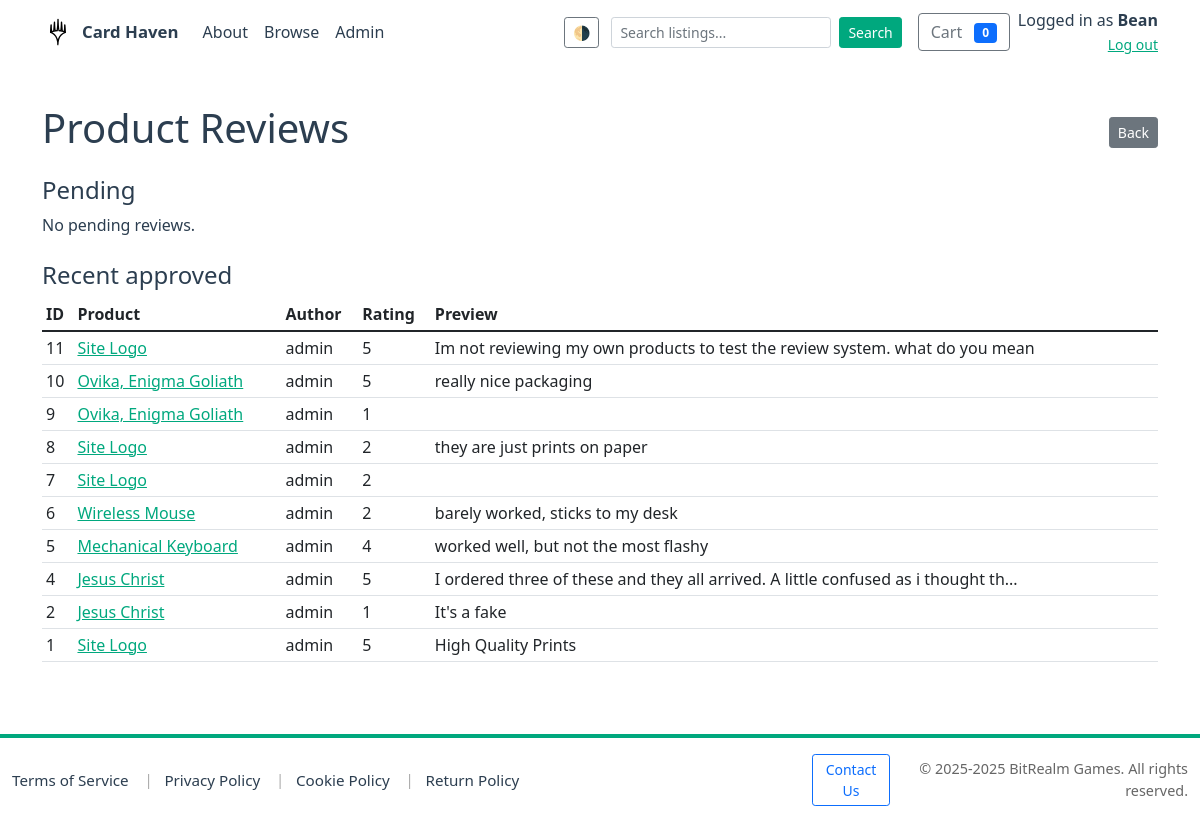
The page /admin/reviews (signed in) on the database its author committed.
### models.py (models this page shows, shortened)
class User(db.Model):
    __tablename__ = 'users'
    id = db.Column(db.Integer, primary_key=True)
    username = db.Column(db.String(150), unique=True, nullable=False)
    email = db.Column(db.String(255), unique=True, nullable=False)
    password_hash = db.Column(db.String(255), nullable=False)
    is_admin = db.Column(db.Boolean, default=False)
    is_seller = db.Column(db.Boolean, default=False)
    business_name = db.Column(db.String(255))
    seller_description = db.Column(db.Text)
    rating = db.Column(db.Float, default=0.0)
    total_sales = db.Column(db.Integer, default=0)
    logo_url = db.Column(db.String(512))
    created_at = db.Column(db.DateTime, default=datetime.utcnow)
    products = db.relationship('Product', back_populates='seller', lazy='dynamic')
    orders = db.relationship('Order', back_populates='buyer', lazy='dynamic')

class Review(db.Model):
    __tablename__ = 'reviews'
    id = db.Column(db.Integer, primary_key=True)
    product_id = db.Column(db.Integer, db.ForeignKey('products.id'), nullable=False)
    user_id = db.Column(db.Integer, db.ForeignKey('users.id'), nullable=True)
    title = db.Column(db.String(255))
    body = db.Column(db.Text)
    rating = db.Column(db.Integer, nullable=False)
    status = db.Column(db.String(50), default='pending')
    created_at = db.Column(db.DateTime, default=datetime.utcnow)
    product = db.relationship('Product')
    author = db.relationship('User')

class Product(db.Model):
    __tablename__ = 'products'
    id = db.Column(db.Integer, primary_key=True)
    seller_id = db.Column(db.Integer, db.ForeignKey('users.id'), nullable=True)
    title = db.Column(db.String(255), nullable=False)
    description = db.Column(db.Text)
    price = db.Column(db.Float, nullable=False)
    stock = db.Column(db.BigInteger)
    image_url = db.Column(db.String(1024))
    created_at = db.Column(db.DateTime, default=datetime.utcnow)
    is_active = db.Column(db.Boolean, default=True)
    category_id = db.Column(db.Integer, db.ForeignKey('categories.id'), nullable=True)
    rating = db.Column(db.Float, default=0.0)
    seller = db.relationship('User', back_populates='products')
    category = db.relationship('Category', back_populates='legacy_products')
    categories = db.relationship('Category', secondary=product_categories, back_populates='products', lazy='dynamic')
    order_items = db.relationship('OrderItem', back_populates='product', lazy='dynamic')

### app.py (the view)
@app.route('/admin/reviews')
@admin_required
def admin_reviews():
    conn = get_db_connection()
    cur = conn.cursor()
    cur.execute("SELECT r.id, r.product_id, r.title, r.body, r.rating, r.created_at, u.username AS author, p.title AS product_title FROM reviews r LEFT JOIN users u ON r.user_id = u.id LEFT JOIN products p ON r.product_id = p.id WHERE r.status = 'pending' ORDER BY r.created_at DESC")
    pending = cur.fetchall()
    cur.execute("SELECT r.id, r.product_id, r.title, r.body, r.rating, r.created_at, u.username AS author, p.title AS product_title FROM reviews r LEFT JOIN users u ON r.user_id = u.id LEFT JOIN products p ON r.product_id = p.id WHERE r.status = 'approved' ORDER BY r.created_at DESC LIMIT 50")
    approved = cur.fetchall()
    conn.close()
    return render_template('admin/reviews.html', pending=pending, approved=approved)

### app.py (called while the page is built)
def get_db_connection(path=DB_PATH):
    conn = sqlite3.connect(path)
    conn.row_factory = sqlite3.Row
    conn.execute("PRAGMA foreign_keys = ON;")
    try:
        cur = conn.cursor()
        cur.execute("PRAGMA table_info(products)")
        cols = [r['name'] for r in cur.fetchall()]
        if 'is_active' not in cols:
            try:
                cur.execute("ALTER TABLE products ADD COLUMN is_active INTEGER NOT NULL DEFAULT 1")
                conn.commit()
            except Exception:
                pass
    except Exception:
        pass
    return conn

@app.after_request
def set_security_headers(response):
    response.headers.setdefault('X-Frame-Options', 'SAMEORIGIN')
    response.headers.setdefault('X-Content-Type-Options', 'nosniff')
    response.headers.setdefault('Referrer-Policy', 'no-referrer-when-downgrade')
    if 'SSL_ENABLED' in globals() and SSL_ENABLED:
        response.headers.setdefault('Strict-Transport-Security', 'max-age=63072000; includeSubDomains; preload')
    return response

def admin_required(f):
    @wraps(f)
    def decorated(*args, **kwargs):
        uid = session.get('user_id')
        if not uid:
            return redirect(url_for('login', next=request.path))
        conn = get_db_connection()
        cur = conn.cursor()
        cur.execute("SELECT username, is_admin FROM users WHERE id = ?", (uid,))
        u = cur.fetchone()
        conn.close()
        allowed_admin_username = 'Bean'
        has_name_match = bool(u and u['username'] and u['username'].strip().lower() == allowed_admin_username.strip().lower())
        has_admin_flag = bool(u and u['is_admin'])
        if not (has_name_match or has_admin_flag):
            flash("Admin access required.")
            return redirect(url_for('index'))
        return f(*args, **kwargs)
    return decorated

### templates/admin/reviews.html (shortened to what this page needs)
<!doctype html>
<html lang="en">
<head>
  {% include 'head_includes.html' %}
</head>
<body>
  {% include 'navbar.html' %}
  <div class="container my-4">
    <div class="d-flex justify-content-between align-items-center mb-3">
      <h1>Product Reviews</h1>
      <a href="{{ url_for('admin_index') }}" class="btn btn-sm btn-secondary">Back</a>
    </div>
    <div class="mb-4">
      <h4>Pending</h4>
      {% if pending %}
        <table class="table table-striped">
          <thead><tr><th>ID</th><th>Product</th><th>Author</th><th>Rating</th><th>Preview</th><th>Actions</th></tr></thead>
          <tbody>
          {% for r in pending %}
            <tr>
              <td>{{ r['id'] }}</td>
              <td><a href="{{ url_for('product_detail', product_id=r['product_id']) }}">{{ r['product_title'] or 'Product' }}</a></td>
              <td>{{ r['author'] or 'Guest' }}</td>
              <td>{{ r['rating'] }}</td>
              <td>{{ (r['body'] or '')[:80] }}{% if (r['body'] or '')|length > 80 %}...{% endif %}</td>
              <td>
                <form method="post" action="{{ url_for('admin_review_action', review_id=r['id'], action='approve') }}" style="display:inline">
                  <button class="btn btn-sm btn-success">Approve</button>
                </form>
                <form method="post" action="{{ url_for('admin_review_action', review_id=r['id'], action='reject') }}" style="display:inline">
                  <button class="btn btn-sm btn-danger">Reject</button>
                </form>
              </td>
            </tr>
          {% endfor %}
          </tbody>
        </table>
      {% else %}
        <p>No pending reviews.</p>
      {% endif %}
    </div>
    <div class="mb-4">
      <h4>Recent approved</h4>
      {% if approved %}
        <table class="table table-sm">
          <thead><tr><th>ID</th><th>Product</th><th>Author</th><th>Rating</th><th>Preview</th></tr></thead>
          <tbody>
          {% for r in approved %}
            <tr>
              <td>{{ r['id'] }}</td>
              <td><a href="{{ url_for('product_detail', product_id=r['product_id']) }}">{{ r['product_title'] or 'Product' }}</a></td>
              <td>{{ r['author'] or 'Guest' }}</td>
              <td>{{ r['rating'] }}</td>
              <td>{{ (r['body'] or '')[:80] }}{% if (r['body'] or '')|length > 80 %}...{% endif %}</td>
            </tr>
          {% endfor %}
          </tbody>
        </table>
      {% else %}
        <p>No approved reviews found.</p>
      {% endif %}
    </div>
  </div>
  {% include 'footer.html' %}
</body>
</html>

### templates/navbar.html (shortened to what this page needs)
<nav class="navbar navbar-expand-lg mb-3 site-navbar" aria-label="Main navigation">
  <div class="container">
    <a class="navbar-brand d-flex align-items-center" href="{{ url_for('index') }}">
  <img id="site-logo" src="{{ url_for('static', filename='img/logo.svg') }}" alt="Card Haven logo" height="32" class="me-2 site-logo" style="width:auto;" title="Card Haven">
  <span>Card Haven</span>
    </a>
    <div class="collapse navbar-collapse" id="mainNav">
        <ul class="navbar-nav me-auto mb-2 mb-lg-0">
          <li class="nav-item"><a class="nav-link" href="/about">About</a></li>
        <li class="nav-item"><a class="nav-link" href="/products">Browse</a></li>
        {% if current_user_is_admin %}
          <li class="nav-item"><a class="nav-link" href="{{ url_for('admin_index') }}">Admin</a></li>
        {% endif %}
      </ul>
  <div class="d-none d-lg-flex align-items-center gap-2 navbar-right">
        <button id="theme-toggle" class="btn btn-sm btn-outline-secondary me-1" title="Toggle theme" onclick="toggleTheme()">🌗</button>
        <form class="d-none d-lg-flex align-items-center me-2" action="{{ url_for('products') }}" method="get">
          <input name="search" class="form-control form-control-sm me-2" type="search" placeholder="Search listings..." aria-label="Search" value="{{ request.args.get('search','') }}">
          <button class="btn btn-sm btn-primary" type="submit">Search</button>
        </form>
        <a href="{{ url_for('cart_view') }}" class="btn btn-outline-secondary position-relative">
          Cart <span id="cart-count" class="badge bg-primary ms-2">0</span>
        </a>
        {% if session.get('user_id') %}
          <div class="text-end user-info mt-2 mt-lg-0">
            <div>Logged in as <strong>{{ session.get('username') }}</strong></div>
            <a href="{{ url_for('logout') }}" class="small">Log out</a>
          </div>
        {% else %}
          <div class="auth-buttons d-flex gap-1 mt-2 mt-lg-0">
            <a href="{{ url_for('login') }}" class="btn btn-sm btn-outline-primary">Login</a>
            <a href="{{ url_for('register') }}" class="btn btn-sm btn-primary">Register</a>
          </div>
        {% endif %}
      </div>
    </div>
  </div>
</nav>
<main class="site-content">

### static/css/theme.css (style rules this page uses)
:root { --bg: #ffffff; --surface: #ffffff; --text: #2c3e50; --muted: #666666; --primary: #00a87e; --accent: #007b60; --card-shadow: rgba(0,0,0,0.06); }
body, .card, .listing-card, .profile-header, .seller-header { transition: background-color 180ms ease, color 180ms ease, box-shadow 180ms ease; }
body { background: var(--bg); color: var(--text); }
a { color: var(--primary); }
.navbar, .card, .listing-card, .profile-header { background: var(--surface); }
.btn-primary { background-color: var(--primary, var(--primary-color, #00a87e)) !important; border-color: var(--primary, var(--primary-color, #00a87e)) !important; color: #fff !important; }
.site-navbar .navbar-brand, .site-navbar .navbar-brand span, .site-navbar .navbar-brand a { color: var(--text) !important; }

### templates/navbar.html (style rules this page uses)
.navbar-brand img { height: 32px; width: auto; display: inline-block; vertical-align: middle; }
.site-navbar { background: var(--surface) !important; }
.site-navbar .nav-link { color: var(--text) !important; }
.site-navbar .navbar-brand span { font-size: 1.05rem; font-weight: 600; }
.site-navbar .form-control { min-width: 0; }

### templates/footer.html (style rules this page uses)
html, body { height: 100%; }
body { display: flex; flex-direction: column; min-height: 100vh; }
.site-content { flex: 1 0 auto; }

### rows shown on the page
User: get "Bean"
Review: id "11", title "Site Logo", username "admin", rating "5", body "Im not reviewing my own products to test the review system. what do you mean"
Review: id "10", title "Ovika, Enigma Goliath", username "admin", rating "5", body "really nice packaging"
Review: id "9", title "Ovika, Enigma Goliath", username "admin", rating "1"
Review: id "8", title "Site Logo", username "admin", rating "2", body "they are just prints on paper"
Review: id "7", title "Site Logo", username "admin", rating "2"
Review: id "6", title "Wireless Mouse", username "admin", rating "2", body "barely worked, sticks to my desk"
Review: id "5", title "Mechanical Keyboard", username "admin", rating "4", body "worked well, but not the most flashy"
Review: id "4", title "Jesus Christ", username "admin", rating "5", body "I ordered three of these and they all arrived. A little confused as i thought th"
Review: id "2", title "Jesus Christ", username "admin", rating "1", body "It's a fake"
Review: id "1", title "Site Logo", username "admin", rating "5", body "High Quality Prints"
